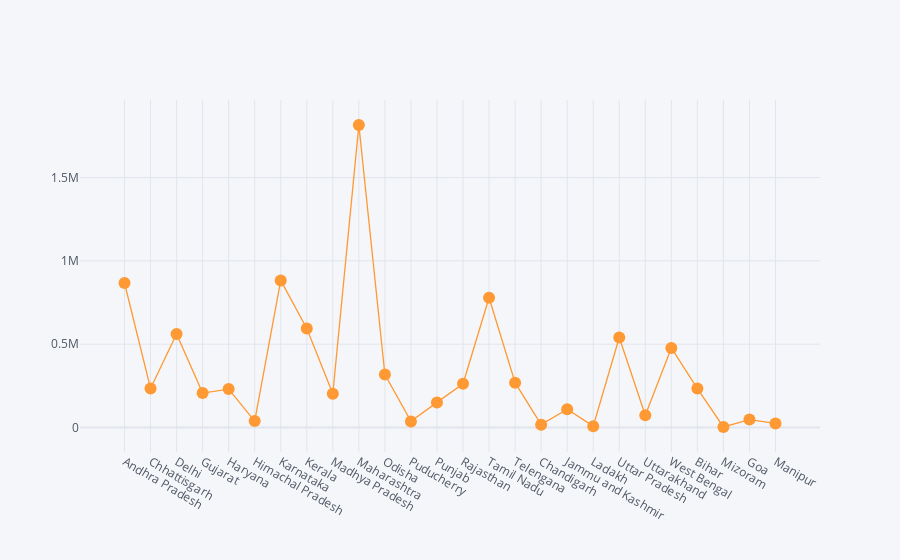

Write notebook code for a chart like this one.
### Code cell
df.iplot(kind='scatter',x='Name of State / UT',y='Total  Cases ',mode='markers+lines')

### Figure 1 — Plotly figure (JSON) as saved in the notebook; plotly's stock layout.template omitted (floating-point values rounded to 4 significant figures)
{"data": [{"name": "Total  Cases ", "text": "", "y": [867063, 234725, 561742, 206714, 230713, 38977, 882608, 593957, 203231, 1814515, 317789, 36902, 150805, 262805, 779046, 269223, 17246, 109383, 8328, 539899, 73951, 477446, 233572, 3822, 47689, 24749], "mode": "markers+lines", "marker": {"symbol": "circle", "size": 12}, "x": ["Andhra Pradesh", "Chhattisgarh", "Delhi", "Gujarat", "Haryana", "Himachal Pradesh", "Karnataka", "Kerala", "Madhya Pradesh", "Maharashtra", "Odisha", "Puducherry", "Punjab", "Rajasthan", "Tamil Nadu", "Telengana", "Chandigarh", "Jammu and Kashmir", "Ladakh", "Uttar Pradesh", "Uttarakhand", "West Bengal", "Bihar", "Mizoram", "Goa", "Manipur"], "line": {"color": "rgba(255, 153, 51, 1.0)", "dash": "solid", "shape": "linear", "width": 1.3}, "type": "scatter"}], "layout": {"title": {"font": {"color": "#4D5663"}}, "paper_bgcolor": "#F5F6F9", "plot_bgcolor": "#F5F6F9", "yaxis": {"tickfont": {"color": "#4D5663"}, "zerolinecolor": "#E1E5ED", "title": {"text": "", "font": {"color": "#4D5663"}}, "gridcolor": "#E1E5ED", "showgrid": true}, "xaxis": {"tickfont": {"color": "#4D5663"}, "zerolinecolor": "#E1E5ED", "title": {"text": "", "font": {"color": "#4D5663"}}, "gridcolor": "#E1E5ED", "showgrid": true}, "legend": {"bgcolor": "#F5F6F9", "font": {"color": "#4D5663"}}}}
